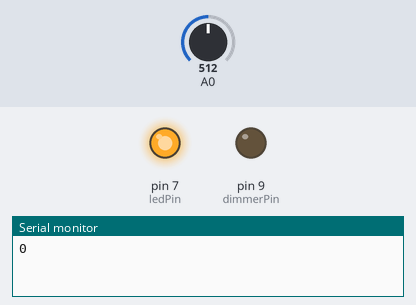
A sketch run on a simulated Arduino Uno, built with avr-gcc and run on an emulated ATmega328P. On the bench: output pins drawn as LEDs (lit = HIGH), the last lines printed to the serial monitor. Inputs (shaded band) come from the test bench; at power-on: A0 = 512.

Above: at 1.2 s.
1.3 s: A0 set to 23
2.8 s: A0 set to 18
At 3.5 s:
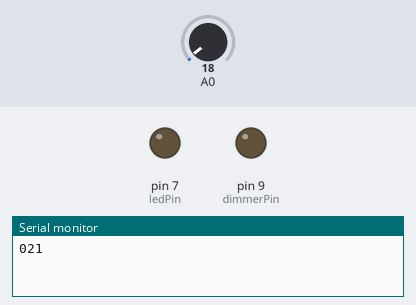
4.3 s: A0 set to 122
At 5.5 s:
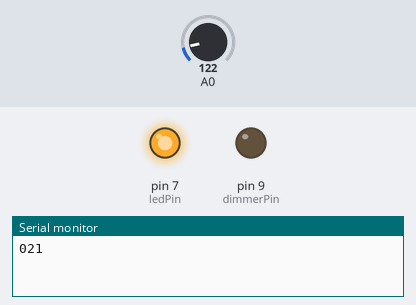
5.8 s: A0 set to 10
At 7.0 s:
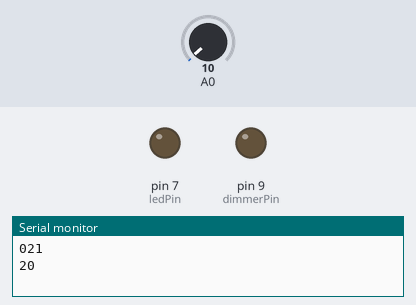
Timing chart, 0 to 8.3 s (numbered marks = the images above; inputs shaded):
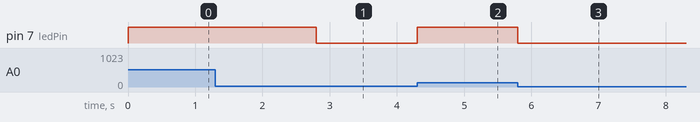

Measured:
- the behaviour switches between 21 and 20 on A0 (found by bisection; images 0 and 1)
- after the input at 1.3 s, every drawn part: stays the same
- after the input at 2.8 s, pin 7 (ledPin): HIGH → LOW at once
- after the input at 4.3 s, pin 7 (ledPin): LOW → HIGH at once
- after the input at 5.8 s, pin 7 (ledPin): HIGH → LOW at once

The sketch:

ArduinoCode-LightControl.ino
```cpp
/*ME 439.01 Group 3
Austin King, John Lepard, Derek Noreen, Daniel Paredes
Cal Poly Pomona*/
int sensor=0;//analog data from Hall sensor
boolean plusTurn=false;//Status of most recent check
long lastTime;//Time of most recent positive check
long curTime;
int counter=0;//#of checks since last poll
double deltat=0;//sum of all periods since last speed calculation
int dimmerPin=9;
int ledPin=7;
double power = 255;//current light power level (0-255)
double curSpeed=0;
double targetSpeed=0;
double kp=.3;
double ki=.0185;
double errNew=0;
double errOld=0;
double errSum=0;

void setup() {
  pinMode(dimmerPin,OUTPUT);
  pinMode(ledPin,OUTPUT);
  Serial.begin(9600);// connect to the serial port
  Serial.print(0);//allow Python script to run
}
void loop () {
  if (Serial.available()){
    targetSpeed = Serial.read()*100;// read the next byte from the serial port
    //if (Serial.read() == 's'){
    //  targetSpeed = Serial.parseInt();// read the next integer from the serial port
      //Serial.flush();
    //}
  }
  if (analogRead(A0)>20){//check if magnet present
    plusTurn=true;
    digitalWrite(ledPin,HIGH);
  }
  else if (plusTurn){//magnet not currently present but was in last check
    plusTurn=false;
    counter++;
    curTime=micros();//# of microseconds since program start
    deltat=(curTime-lastTime)*.000001;//convert from microseconds to seconds
    lastTime=curTime;
    curSpeed=60.0/deltat;//convert period to RPM
    errNew=targetSpeed-curSpeed;
    errSum=errSum+(errOld+errNew)*deltat*.5;//Integral of error*dt by trapezoidal Riemann sum
    power=kp*errNew+ki*errSum;
    errOld=errNew;
    if (power>255){power=255;}//Fitting power level into allowable range
    else if (power<0){power=0;}
    analogWrite(dimmerPin,int(power));
    digitalWrite(ledPin,LOW);
    counter=0;
    Serial.println(int(curSpeed));//send latest speed to serial port
    Serial.flush();
  }
}
```
